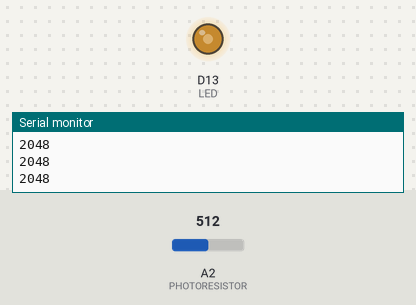
Simulated run of this sketch. Board: Arduino Zero (SAMD21). Parts: output pins drawn as LEDs (lit = HIGH), the last lines printed to the serial monitor. The inputs (shaded band) are chosen by the test bench; at power-on: A2 (PHOTORESISTOR) = 512 (analog values on the 0–1023 scale).

Above: at 1.2 s.
1.3 s: A2 (PHOTORESISTOR) set to 716
At 1.6 s:
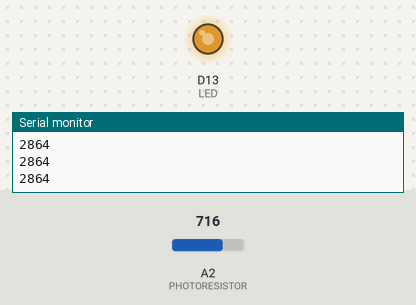
2.8 s: A2 (PHOTORESISTOR) set to 900
At 4.0 s:
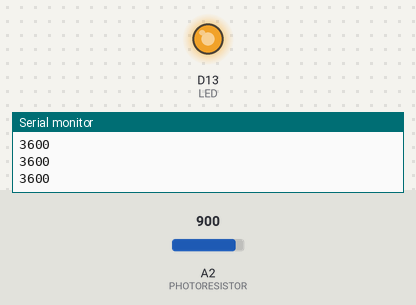
4.3 s: A2 (PHOTORESISTOR) set to 122
At 5.5 s:
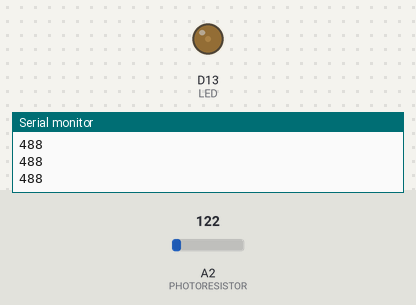
5.8 s: A2 (PHOTORESISTOR) set to 0
At 6.8 s:
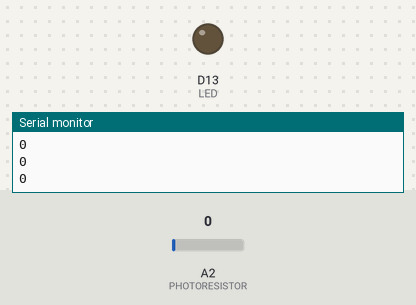
7.3 s: A2 (PHOTORESISTOR) set to 511
At 8.1 s:
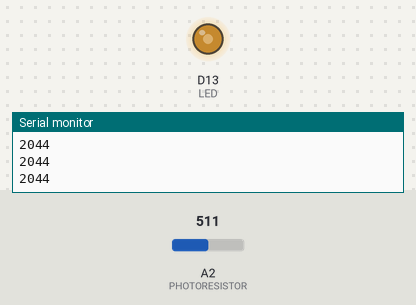
Timing chart, 0 to 9.8 s (numbered marks = the images above; inputs shaded):
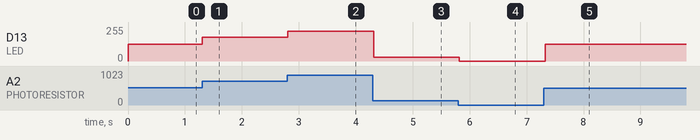

The sketch:

19_03_analogRead_analogWrite.ino
```cpp
/*****************************************************************
 *               revisione sketch by Petenatti P.                *
 *****************************************************************
 *                         Filo Connesso                         *
 *                   Impariamo Arduino Live #19                  *
 *                     Analog inputs e pwm                       *
 *                 https://youtu.be/P1OLH0sSmw4                  *
 *                                                               *
 *****************************************************************
 *      uso di analogRead insieme a analogWrite  01:01:35        *
 *                                                               *
 *****************************************************************
 */

// indico che il fotoresistore è collegato su A2
#define PHOTORESISTOR A2
 // indico che il led è collegato sul pin 13
#define LED 13

// inizializzo la varibile
int val = 0;

void setup() {
  Serial.begin(115200);

  // imposto la risoluzione in lettura a 12bit
  analogReadResolution(12);
  // imposto la risoluzione in scrittura a 12bit
  analogWriteResolution(12);

}

void loop() {
  // leggo il valore analogico e lo assegno a "val"
  val = analogRead(PHOTORESISTOR);
  // imposto lo stesso valore all'uscita
  analogWrite(LED, val);
  // e lo scrivo sul serial monitor
  Serial.println(val);

  delay(50);

}
```

Measured:
- after the input at 1.3 s, D13 (LED): 127/255 → 178/255 at once
- after the input at 2.8 s, D13 (LED): 178/255 → 224/255 at once
- after the input at 4.3 s, D13 (LED): 224/255 → 30/255 at once
- after the input at 5.8 s, D13 (LED): 30/255 → 0/255 at once
- after the input at 7.3 s, D13 (LED): 0/255 → 127/255 at once
